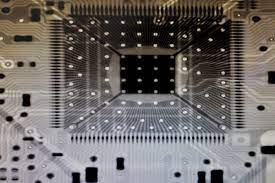
#> input picture Imagens/pcb.jpg, 275 x 183 px, found by its file name
$ python exemplo7a.py
#> lines starting #> are read from the running program, lines starting #| are printed output that depends on the picture
import cv2
import numpy as np
from matplotlib import pyplot as plt

I1 = cv2.imread('./Imagens/pcb.jpg',cv2.IMREAD_GRAYSCALE)
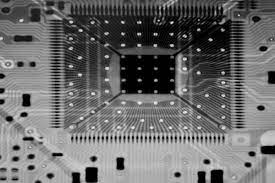
#> I1: shape (183, 275); min 0, max 252, mean 107.1
plt.figure()
plt.imshow(I1, cmap='gray')

# operação morfológica de erosão
kernel = cv2.getStructuringElement(cv2.MORPH_ELLIPSE, (5,5))
print(kernel)

I2 = cv2.morphologyEx(I1, cv2.MORPH_ERODE, kernel)
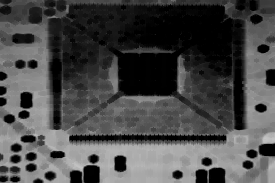
#> I2: shape (183, 275); min 0, max 196, mean 72.7
plt.figure()
plt.imshow(I2, cmap='gray')


plt.show()

$ run again, with Imagens/Burrinhos.jpg copied over Imagens/pcb.jpg
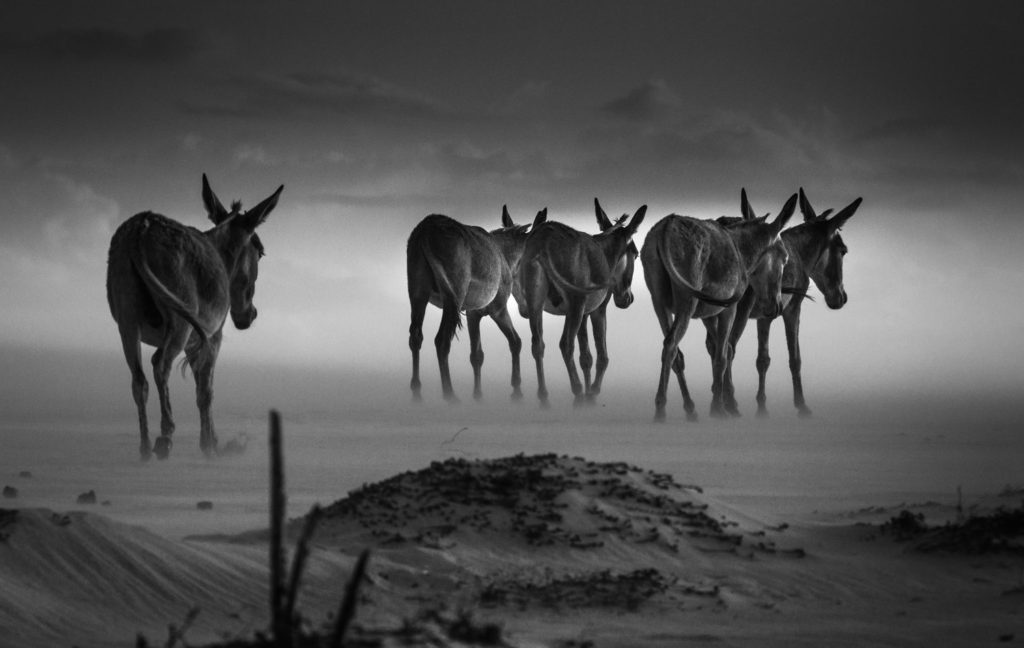
#> input picture Imagens/Burrinhos.jpg, 1024 x 648 px, found by its file name
#> I1 is the input picture: shape (648, 1024); min 0, max 255, mean 83.7
#> `I2 = cv2.morphologyEx(I1, cv2.MORPH_ERODE, kernel)`:
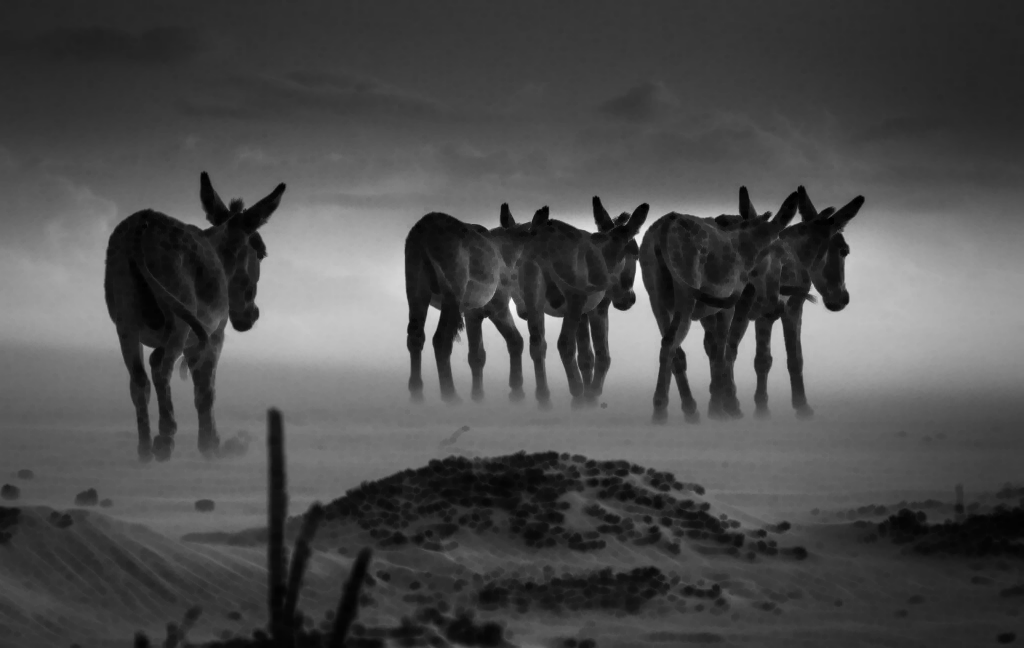
#> I2: shape (648, 1024); min 0, max 247, mean 77.3

$ run again, with Imagens/Fingerprint.jpg copied over Imagens/pcb.jpg
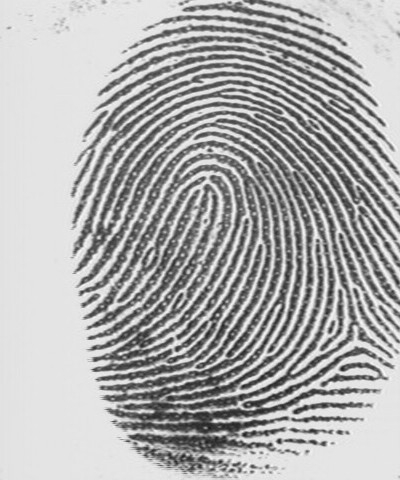
#> input picture Imagens/Fingerprint.jpg, 400 x 480 px, found by its file name
#> I1 is the input picture: shape (480, 400); min 27, max 251, mean 173.8
#> `I2 = cv2.morphologyEx(I1, cv2.MORPH_ERODE, kernel)`:
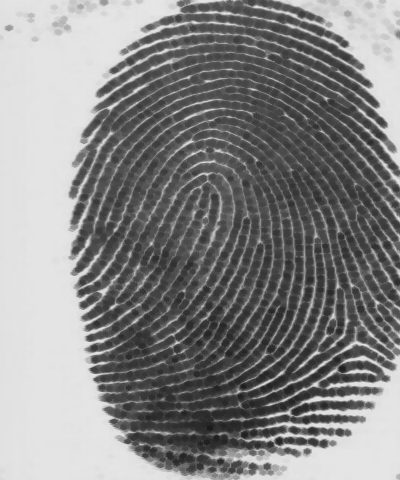
#> I2: shape (480, 400); min 27, max 230, mean 133.9
